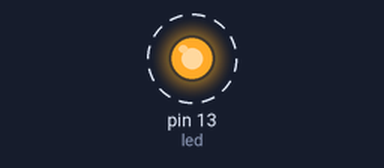
Bench run of a sketch on a simulated Arduino Uno, built with avr-gcc and run on an emulated ATmega328P. Parts: output pins drawn as LEDs (lit = HIGH). Dashed ring = blinking.

Above: at 0.5 s.
Timing chart, 0 to 4.6 s (numbered marks = the images above):
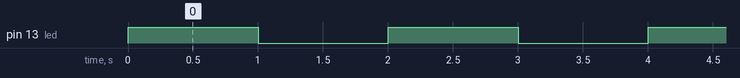

Measured:
- by itself, pin 13 (led): alternates HIGH for 1.0 s and LOW for 1.0 s

The sketch:

Led_Kod.ino
```cpp
#define led 13
void setup() {
  // put your setup code here, to run once:
pinMode(led,OUTPUT);
}

void loop() {
  // put your main code here, to run repeatedly:
digitalWrite(13,HIGH);
delay(1000);
digitalWrite(13,LOW);
delay(1000);
}
```
